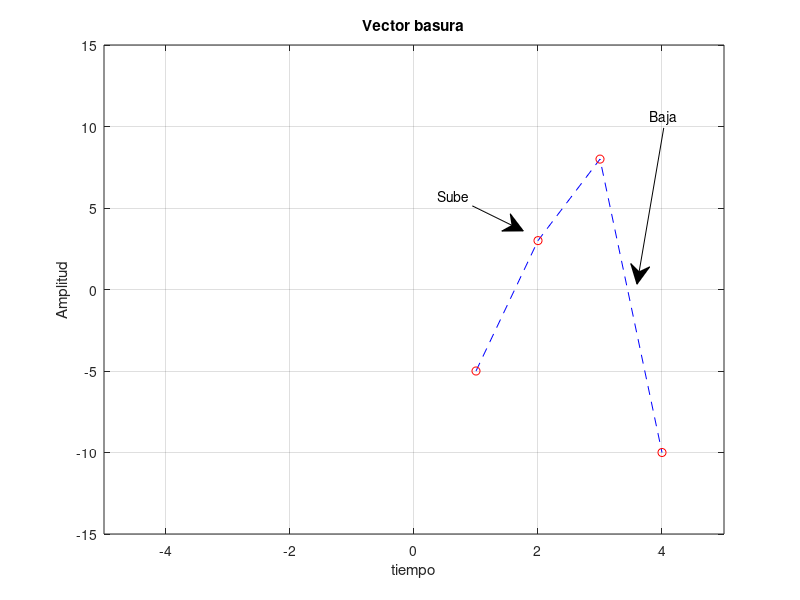

Source code (MATLAB):
%{
    Practica 1
    Ramirez Nuñez Daniel
%}

% ACTIVIDAD 1: GRAFICA DE FUNCION

x = [-5 3 8 -10];

plot(x, '--b'); hold on;
plot(x, 'ro'); hold off;
title('Vector basura');
xlim([-5 5]);
ylim([-15 15]);
xlabel('tiempo');
ylabel('Amplitud');
grid('on');

x1pos = [0.590386624869384 0.654127481713689];
y1pos = [0.656894736842105 0.615131578947368];
annotation('textarrow', x1pos, y1pos, 'String', 'Sube');

x2pos = [0.829676071055381 0.796238244514107];
y2pos = [0.786828947368421 0.526315789473684];
annotation('textarrow', x2pos, y2pos,'String','Baja');


% ACTIVIDAD 2: OPERACIONES CON MATRICES

% Definicion de la matriz
A = [1 2 4; 4 2 6; 7 8 9];

% Calculo de la transpuesta
AT = A';

% Calculo del determinante 
detA = det(A);

% Calculo de la traza
trA = trace(A);

% Calculo de la inversa
invA = inv(A);

% Calculo de los eigenvalores y eigenvectores
[eigVect, eigValue] = eig(A);

% Solucion Ax=b
b = [1 3 -4]';
x1 = inv(A)*b;



% Impresion de resultados
disp('Matriz original: ')
disp(A)
disp('Matriz traspuesta: ')
disp(A')
disp('El determinante es: ')
disp(detA)
disp('La traza es: ')
disp(trA)
disp('La inversa de A es:')
disp(invA)
disp('Eigenvalores de A:')
disp(eigValue)
disp('Eigenvector de A')
disp(eigVect)
disp('Solucion del sistema Ax=b: ')
disp(x1)
